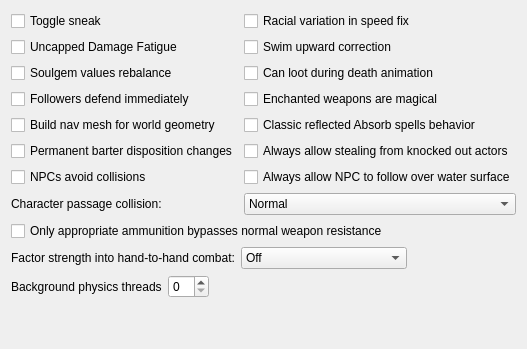
     <widget class="QWidget" name="GameMechanics">
      <attribute name="title">
       <string>Game Mechanics</string>
      </attribute>
      <layout class="QVBoxLayout">
       <item>
        <layout class="QGridLayout" name="gridLayout_3">
         <item row="3" column="1">
          <widget class="QCheckBox" name="enchantedWeaponsMagicalCheckBox">
           <property name="toolTip">
            <string>&lt;html&gt;&lt;head/&gt;&lt;body&gt;&lt;p&gt;Make enchanted weaponry without Magical flag bypass normal weapons resistance, like in Morrowind.&lt;/p&gt;&lt;/body&gt;&lt;/html&gt;</string>
           </property>
           <property name="text">
            <string>Enchanted weapons are magical</string>
           </property>
          </widget>
         </item>
         <item row="1" column="1">
          <widget class="QCheckBox" name="swimUpwardCorrectionCheckBox">
           <property name="toolTip">
            <string>&lt;html&gt;&lt;head/&gt;&lt;body&gt;&lt;p&gt;Makes player swim a bit upward from the line of sight. Applies only in third person mode. Intended to make simpler swimming without diving.&lt;/p&gt;&lt;/body&gt;&lt;/html&gt;</string>
           </property>
           <property name="text">
            <string>Swim upward correction</string>
           </property>
          </widget>
         </item>
         <item row="6" column="0">
          <widget class="QCheckBox" name="avoidCollisionsCheckBox">
           <property name="toolTip">
            <string>&lt;html&gt;&lt;head/&gt;&lt;body&gt;&lt;p&gt;If enabled NPCs apply evasion maneuver to avoid collisions with others.&lt;/p&gt;&lt;/body&gt;&lt;/html&gt;</string>
           </property>
           <property name="text">
            <string>NPCs avoid collisions</string>
           </property>
          </widget>
         </item>
         <item row="4" column="0">
          <widget class="QCheckBox" name="enableNavigatorCheckBox">
           <property name="toolTip">
            <string>&lt;html&gt;&lt;head/&gt;&lt;body&gt;&lt;p&gt;Enable navigator. When enabled background threads are started to build nav mesh for world geometry. Pathfinding system uses nav mesh to build paths. When disabled only pathgrid is used to build paths. Single-core CPU systems may have big performance impact on exiting interior location and moving across exterior world. May slightly affect performance on multi-core CPU systems. Multi-core CPU systems may have different latency for nav mesh update depending on other settings and system performance. Moving across external world, entering/exiting location produce nav mesh update. NPC and creatures may not be able to find path before nav mesh is built around them. Try to disable this if you want to have old fashioned AI which doesn’t know where to go when you stand behind that stone and casting a firebolt.&lt;/p&gt;&lt;/body&gt;&lt;/html&gt;</string>
           </property>
           <property name="text">
            <string>Build nav mesh for world geometry</string>
           </property>
          </widget>
         </item>
         <item row="0" column="0">
          <widget class="QCheckBox" name="toggleSneakCheckBox">
           <property name="toolTip">
            <string>&lt;html&gt;&lt;head/&gt;&lt;body&gt;&lt;p&gt;This setting causes the behavior of the sneak key (bound to Ctrl by default) to toggle sneaking on and off rather than requiring the key to be held down while sneaking. Players that spend significant time sneaking may find the character easier to control with this option enabled. &lt;/p&gt;&lt;/body&gt;&lt;/html&gt;</string>
           </property>
           <property name="text">
            <string>Toggle sneak</string>
           </property>
          </widget>
         </item>
         <item row="5" column="0">
          <widget class="QCheckBox" name="permanentBarterDispositionChangeCheckBox">
           <property name="toolTip">
            <string>&lt;html&gt;&lt;head/&gt;&lt;body&gt;&lt;p&gt;Make disposition change of merchants caused by trading permanent.&lt;/p&gt;&lt;/body&gt;&lt;/html&gt;</string>
           </property>
           <property name="text">
            <string>Permanent barter disposition changes</string>
           </property>
          </widget>
         </item>
         <item row="0" column="1">
          <widget class="QCheckBox" name="normaliseRaceSpeedCheckBox">
           <property name="toolTip">
            <string>&lt;html&gt;&lt;head/&gt;&lt;body&gt;&lt;p&gt;Don't use race weight in NPC movement speed calculations.&lt;/p&gt;&lt;/body&gt;&lt;/html&gt;</string>
           </property>
           <property name="text">
            <string>Racial variation in speed fix</string>
           </property>
          </widget>
         </item>
         <item row="1" column="0">
          <widget class="QCheckBox" name="uncappedDamageFatigueCheckBox">
           <property name="toolTip">
            <string>&lt;html&gt;&lt;head/&gt;&lt;body&gt;&lt;p&gt;Make Damage Fatigue magic effect uncapped like Drain Fatigue effect.&lt;/p&gt;&lt;p&gt;This means that unlike Morrowind you will be able to knock down actors using this effect.&lt;/p&gt;&lt;/body&gt;&lt;/html&gt;</string>
           </property>
           <property name="text">
            <string>Uncapped Damage Fatigue</string>
           </property>
          </widget>
         </item>
         <item row="2" column="1">
          <widget class="QCheckBox" name="canLootDuringDeathAnimationCheckBox">
           <property name="toolTip">
            <string>&lt;html&gt;&lt;head/&gt;&lt;body&gt;&lt;p&gt;If this setting is true, the player is allowed to loot actors (e.g. summoned creatures) during death animation, if they are not in combat. In this case we have to increment death counter and run disposed actor's script instantly.&lt;/p&gt;&lt;p&gt;If this setting is false, player has to wait until end of death animation in all cases. Makes using of summoned creatures exploit (looting summoned Dremoras and Golden Saints for expensive weapons) a lot harder. Conflicts with mannequin mods, which use SkipAnim to prevent end of death animation.&lt;/p&gt;&lt;/body&gt;&lt;/html&gt;</string>
           </property>
           <property name="text">
            <string>Can loot during death animation</string>
           </property>
          </widget>
         </item>
         <item row="2" column="0">
          <widget class="QCheckBox" name="rebalanceSoulGemValuesCheckBox">
           <property name="toolTip">
            <string>&lt;html&gt;&lt;head/&gt;&lt;body&gt;&lt;p&gt;Make the value of filled soul gems dependent only on soul magnitude.&lt;/p&gt;&lt;/body&gt;&lt;/html&gt;</string>
           </property>
           <property name="text">
            <string>Soulgem values rebalance</string>
           </property>
          </widget>
         </item>
         <item row="3" column="0">
          <widget class="QCheckBox" name="followersAttackOnSightCheckBox">
           <property name="toolTip">
            <string>&lt;html&gt;&lt;head/&gt;&lt;body&gt;&lt;p&gt;Make player followers and escorters start combat with enemies who have started combat with them or the player. Otherwise they wait for the enemies or the player to do an attack first.&lt;/p&gt;&lt;/body&gt;&lt;/html&gt;</string>
           </property>
           <property name="text">
            <string>Followers defend immediately</string>
           </property>
          </widget>
         </item>
         <item row="4" column="1">
          <widget class="QCheckBox" name="classicReflectedAbsorbSpellsCheckBox">
           <property name="toolTip">
            <string>&lt;html&gt;&lt;head/&gt;&lt;body&gt;&lt;p&gt;Effects of reflected Absorb spells are not mirrored -- like in Morrowind.&lt;/p&gt;&lt;/body&gt;&lt;/html&gt;</string>
           </property>
           <property name="text">
            <string>Classic reflected Absorb spells behavior</string>
           </property>
          </widget>
         </item>
         <item row="5" column="1">
          <widget class="QCheckBox" name="stealingFromKnockedOutCheckBox">
           <property name="toolTip">
            <string>&lt;html&gt;&lt;head/&gt;&lt;body&gt;&lt;p&gt;Make stealing items from NPCs that were knocked down possible during combat.&lt;/p&gt;&lt;/body&gt;&lt;/html&gt;</string>
           </property>
           <property name="text">
            <string>Always allow stealing from knocked out actors</string>
           </property>
          </widget>
         </item>
         <item row="6" column="1">
          <widget class="QCheckBox" name="allowNPCToFollowOverWaterSurfaceCheckBox">
           <property name="toolTip">
            <string>Give NPC an ability to swim over the water surface when they follow other actor independently from their ability to swim. Has effect only when nav mesh building is enabled.</string>
           </property>
           <property name="text">
            <string>Always allow NPC to follow over water surface</string>
           </property>
          </widget>
         </item>
         <item row="7" column="0">
          <widget class="QLabel" name="actorCollisionProfileLabel">
           <property name="toolTip">
            <string>Controls only how closely the player and NPCs can pass each other while moving. Combat hit detection and collision with walls keep their original size.</string>
           </property>
           <property name="text">
            <string>Character passage collision:</string>
           </property>
          </widget>
         </item>
         <item row="7" column="1">
          <widget class="QComboBox" name="actorCollisionProfileComboBox">
           <property name="toolTip">
            <string>Normal keeps original actor spacing. Compact is recommended for narrow interiors. Very compact allows noticeably closer passage without changing weapon/projectile hitboxes.</string>
           </property>
           <item>
            <property name="text">
             <string>Normal</string>
            </property>
           </item>
           <item>
            <property name="text">
             <string>Compact (recommended)</string>
            </property>
           </item>
           <item>
            <property name="text">
             <string>Very compact</string>
            </property>
           </item>
          </widget>
         </item>
        </layout>
       </item>
       <item>
        <widget class="QCheckBox" name="requireAppropriateAmmunitionCheckBox">
         <property name="toolTip">
          <string>&lt;html&gt;&lt;head/&gt;&lt;body&gt;&lt;p&gt;Allow non-standard ammunition solely to bypass normal weapon resistance or weakness.&lt;/p&gt;&lt;/body&gt;&lt;/html&gt;</string>
         </property>
         <property name="text">
          <string>Only appropriate ammunition bypasses normal weapon resistance</string>
         </property>
        </widget>
       </item>
       <item>
        <layout class="QHBoxLayout" name="horizontalUnarmedStrengthLayout">
         <item>
          <widget class="QLabel" name="unarmedFactorsStrengthLabel">
           <property name="text">
            <string>Factor strength into hand-to-hand combat:</string>
           </property>
          </widget>
         </item>
         <item>
          <widget class="QComboBox" name="unarmedFactorsStrengthComboBox">
           <property name="currentIndex">
            <number>0</number>
           </property>
           <item>
            <property name="text">
             <string>Off</string>
            </property>
           </item>
           <item>
            <property name="text">
             <string>Affect werewolves</string>
            </property>
           </item>
           <item>
            <property name="text">
             <string>Do not affect werewolves</string>
            </property>
           </item>
          </widget>
         </item>
         <item>
          <spacer name="horizontalSpacer_2">
           <property name="orientation">
            <enum>Qt::Horizontal</enum>
           </property>
           <property name="sizeHint" stdset="0">
            <size>
             <width>40</width>
             <height>20</height>
            </size>
           </property>
          </spacer>
         </item>
        </layout>
       </item>
       <item>
        <layout class="QHBoxLayout" name="horizontalPhysicsThreadsLayout">
         <item>
          <widget class="QLabel" name="physicsThreadsLabel">
           <property name="toolTip">
            <string>&lt;html&gt;&lt;head/&gt;&lt;body&gt;&lt;p&gt;How many threads will be spawned to compute physics update in the background. A value of 0 means that the update will be performed in the main thread.&lt;/p&gt;&lt;p&gt;A value greater than 1 requires the Bullet library be compiled with multithreading support.&lt;/p&gt;&lt;/body&gt;&lt;/html&gt;</string>
           </property>
           <property name="text">
            <string>Background physics threads</string>
           </property>
          </widget>
         </item>
         <item>
          <widget class="QSpinBox" name="physicsThreadsSpinBox" />
         </item>
         <item>
          <spacer name="horizontalSpacer_4">
           <property name="orientation">
            <enum>Qt::Horizontal</enum>
           </property>
           <property name="sizeHint" stdset="0">
            <size>
             <width>40</width>
             <height>20</height>
            </size>
           </property>
          </spacer>
         </item>
        </layout>
       </item>
       <item>
        <spacer name="verticalSpacer_3">
         <property name="orientation">
          <enum>Qt::Vertical</enum>
         </property>
         <property name="sizeHint" stdset="0">
          <size>
           <width>20</width>
           <height>40</height>
          </size>
         </property>
        </spacer>
       </item>
      </layout>
     </widget>
